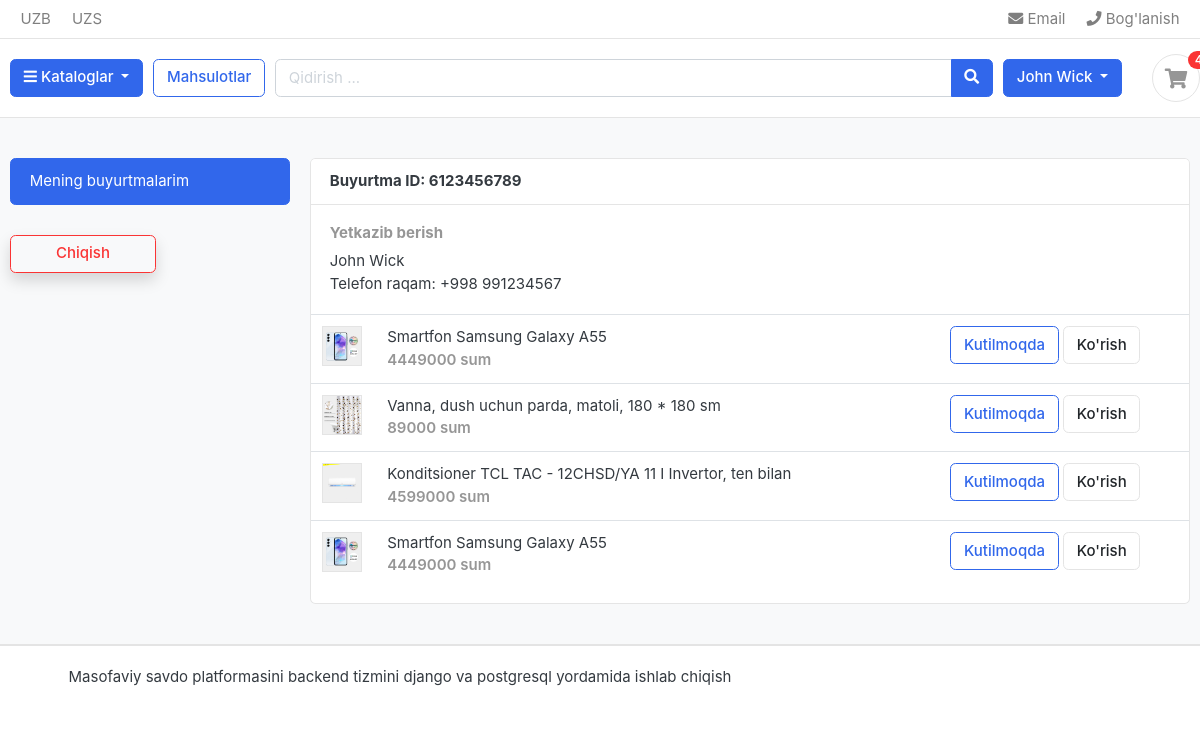
Before: /dashboard/ (signed in) with the older database file.
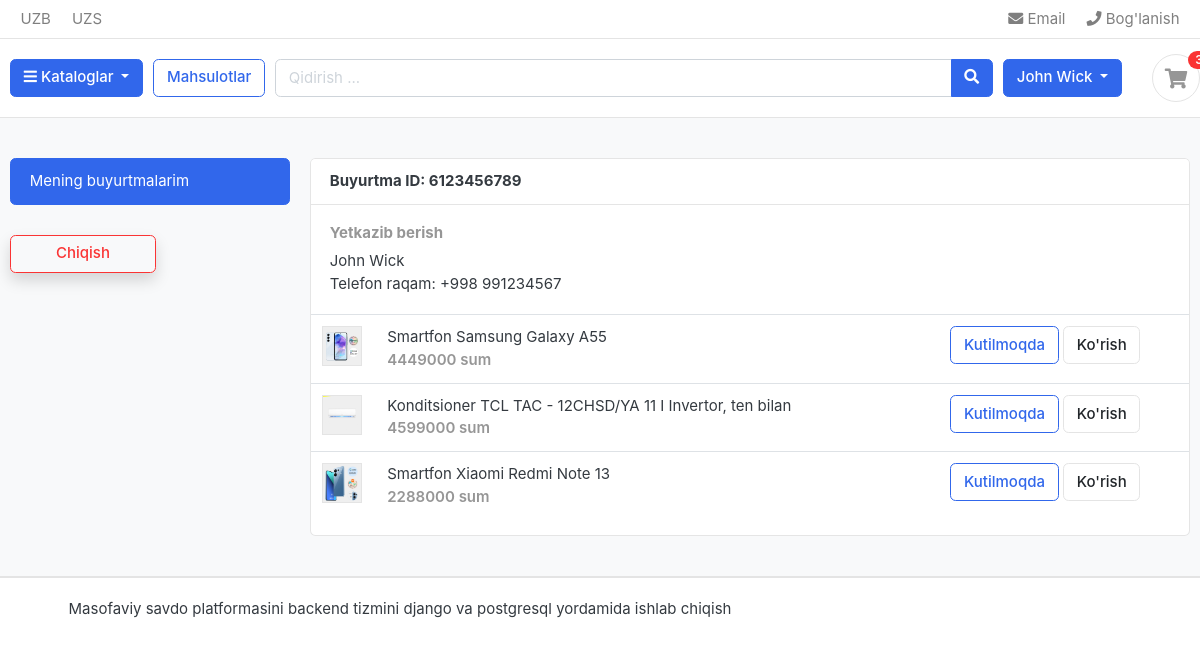
After: the same page with the newer database file.
### ecommerce/models.py (models this page shows, shortened)
class Order(models.Model):
    class StatusChoices(models.TextChoices):
        Pending = 'P', 'Pending'
        Ready = 'R', 'Ready'
        Delivered = 'D', 'Delivered'
    user = models.ForeignKey(User, on_delete=models.CASCADE)
    product = models.ForeignKey(Product, on_delete=models.CASCADE, related_name='orders')
    status = models.CharField(max_length=1, choices=StatusChoices.choices, default=StatusChoices.Pending)
    created_at = models.DateTimeField(auto_now_add=True)
    class Meta:
        verbose_name = "Buyurtma"
        verbose_name_plural = "Buyurtmalar"

class Product(models.Model):
    name = models.CharField(max_length=120)
    slug = models.SlugField(unique=True)
    category = models.ForeignKey(ProductCategory, on_delete=models.CASCADE)
    image = models.ImageField(upload_to='media')
    price = models.PositiveBigIntegerField()
    description = models.TextField()
    class Meta:
        verbose_name = "Mahsulot"
        verbose_name_plural = "Mahsulotlar"

### ecommerce/views.py (the view)
# urls.py: path('dashboard/', dashboard, name='dashboard')
@login_required
def dashboard(request):
    user_orders = Order.objects.filter(user=request.user, status='P')
    context = {
        'user_orders': user_orders
    }
    return render(request, 'dashboard.html', context)

### ecommerce/context_proc.py (called while the page is built)
def get_some_context(request):
    get_categories = ProductCategory.objects.all()
    context = {
        'get_categories': get_categories,
    }
    return context

def get_order_number(request):
    if request.user.is_authenticated:
        product_count = Order.objects.filter(user=request.user).count()
    else:
        product_count = 0
    context = {
        'product_count': product_count
    }
    return context

### templates/dashboard.html
{% extends 'base.html' %}
{% block content %}
<section class="section-conten padding-y bg">
<div class="container">
	<div class="row">
	<aside class="col-md-3">
		<ul class="list-group">
			<a class="list-group-item active" href="#"> Mening buyurtmalarim </a>
		</ul>
		<br>
		<form method="post" action="{% url 'logout' %}">{% csrf_token %}
			<input type="submit" value="Chiqish" class="btn btn-outline-danger my-2 px-5 shadow">
		</form>
	</aside>
	<main class="col-md-9">
		<article class="card">
		<header class="card-header">
			<strong class="d-inline-block mr-3">Buyurtma ID: 6123456789</strong>
		</header>
		<div class="card-body">
			<div class="row">
				<div class="col-md-8">
					<h6 class="text-muted">Yetkazib berish</h6>
					<p>{{ request.user.first_name }} {{ request.user.last_name }}<br>
					Telefon raqam: +998 {{ request.user }}<br>
			 		</p>
				</div>
			</div>
		</div>
		<div class="table-responsive">
		<table class="table table-hover">
			{% for i in user_orders %}
				<tr>
					<td width="65">
						<img src="{{ i.product.image.url }}" class="img-xs border">
					</td>
					<td>
						<p class="title mb-0">{{ i.product.name }}</p>
						<var class="price text-muted">{{ i.product.price }} sum</var>
					</td>
					<td width="250">
						<a href="" class="btn btn-outline-primary">Kutilmoqda</a>
						<a href="{% url 'product_detail' i.product.id %}" class="btn btn-light"> Ko'rish </a>
					</td>
				</tr>
			{% endfor %}
		</table>
		</div>
		</article>
	</main>
</div>
</div>
</section>
{% endblock content %}

Changed rows visible on the page:
removed Order: product.image (picture), product.name "Vanna, dush uchun parda, matoli, 180 * 180 sm", product.price "89000"
removed Order: product.image (picture), product.name "Smartfon Samsung Galaxy A55", product.price "4449000"
added Order: product.image (picture), product.name "Smartfon Xiaomi Redmi Note 13", product.price "2288000"
